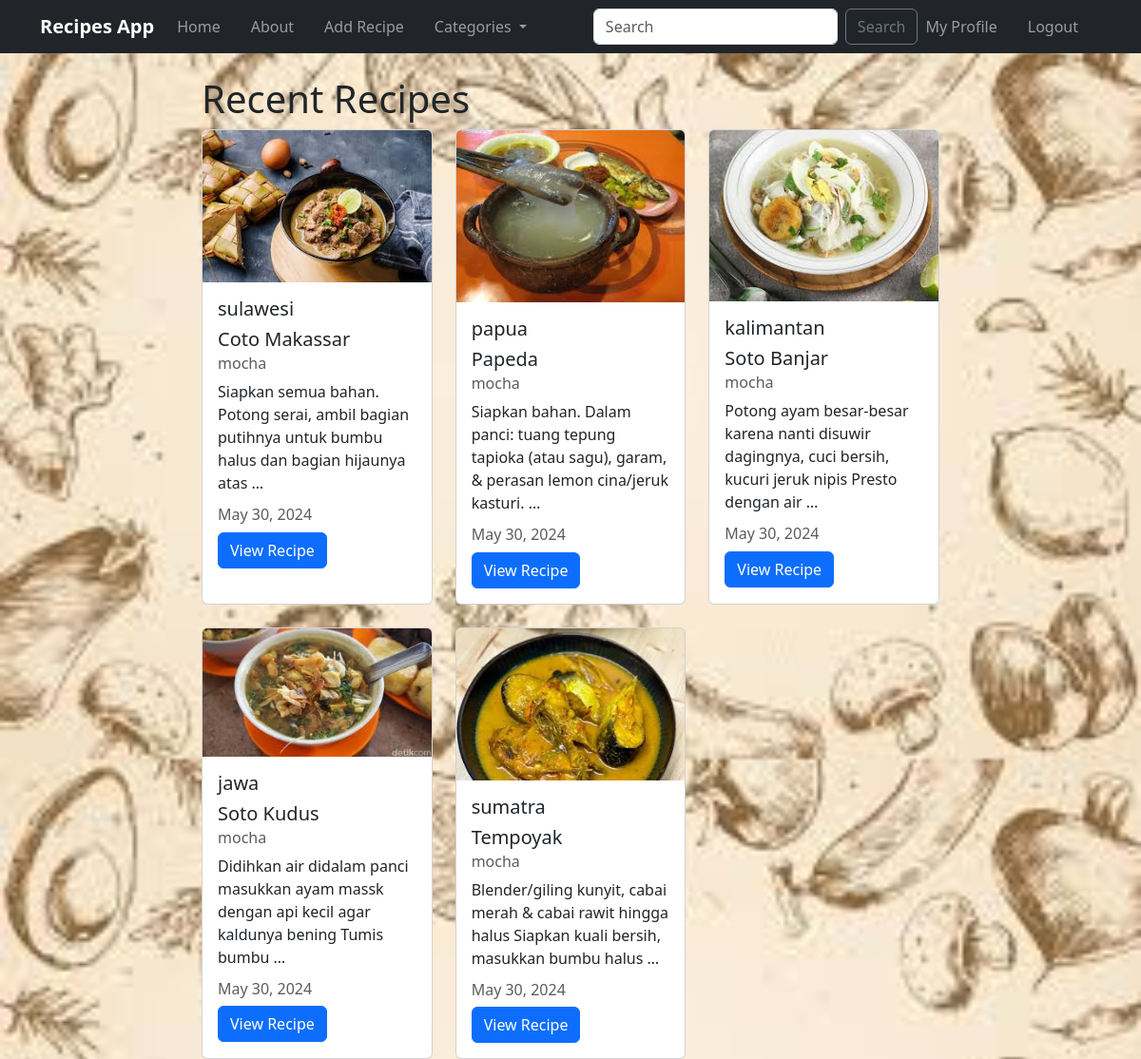
The app's page / (signed in) with its own data.
### recipes/models.py (models this page shows, shortened)
class Recipe(models.Model):
    CATEGORY_CHOICES = [
        ('jawa', 'Jawa'),
        ('kalimantan', 'Kalimantan'),
        ('papua', 'Papua'),
        ('sulawesi', 'Sulawesi'),
        ('sumatra', 'Sumatra'),
    ]
    title = models.CharField(max_length=100)
    description = models.TextField()
    author = models.ForeignKey(User, on_delete=models.CASCADE)
    category = models.CharField(max_length=255, default='uncategorized', choices=CATEGORY_CHOICES)
    created_at = models.DateTimeField(default=timezone.now)
    updated_at = models.DateTimeField(auto_now=True)
    recipe_image = models.ImageField(upload_to='images/')

### recipes/views.py (the view)
# urls.py: path('', views.RecipeListView.as_view(), name='recipes-home'),
class RecipeListView(ListView):
    model = Recipe
    template_name = 'recipes/home.html'
    context_object_name = 'recipes'
    ordering = ['-created_at']  # Ensure the list view is ordered by created_at
    def get_context_data(self, *args, **kwargs):
        cat_menu = Category.objects.all()
        context = super(RecipeListView, self).get_context_data(**kwargs)
        context['cat_menu'] = cat_menu
        return context

### recipes/templates/recipes/home.html
{% extends "recipes/base_home.html" %}
{% block content %}
    <h1>Recent Recipes</h1>
    <div class="row row-cols-1 row-cols-md-2 row-cols-lg-3 g-4">
        {% for recipe in recipes %}
            <div class="col">
                <div class="card h-100">
                    {% if recipe.recipe_image %}
                        <img src="{{ recipe.recipe_image.url }}" class="card-img-top" alt="Recipe Image">
                    {% endif %}
                    <div class="card-body">
                        <h5 class="card-title">{{ recipe.category }}</h5>
                        <h5 class="card-title">{{ recipe.title }}</h5>
                        <h6 class="card-subtitle mb-2 text-muted">{{ recipe.author }}</h6>
                        <p class="card-text">{{ recipe.description|truncatewords:15  }}</p>
                        <h6 class="card-subtitle mb-2 text-muted">{{ recipe.created_at|date:"F d, Y" }}</h6>
                        <a href="{% url 'recipes-detail' recipe.pk %}" class="btn btn-primary">View Recipe</a>
                    </div>
                </div>
            </div>
        {% endfor %}
    </div>
{% endblock content %}

### recipes/templates/recipes/styles.css (style rules this page uses)
body { font-family: 'Lato', sans-serif; line-height: 1.6; background-color: #f4f4f4; color: #333; }
h1, h2, h3, h4, h5, h6 { font-weight: bold; margin-bottom: 1rem; }

### records on screen
Recipe: recipe_image (picture), category "sulawesi", title "Coto Makassar", author "mocha", description "Siapkan semua bahan. Potong serai, ambil bagian putihnya untuk bumbu halus dan bagian hijaunya atas …", created_at "May 30, 2024"
Recipe: recipe_image (picture), category "papua", title "Papeda", author "mocha", description "Siapkan bahan. Dalam panci: tuang tepung tapioka (atau sagu), garam, & perasan lemon cina/jeruk kasturi. …", created_at "May 30, 2024"
Recipe: recipe_image (picture), category "kalimantan", title "Soto Banjar", author "mocha", description "Potong ayam besar-besar karena nanti disuwir dagingnya, cuci bersih, kucuri jeruk nipis Presto dengan air …", created_at "May 30, 2024"
Recipe: recipe_image (picture), category "jawa", title "Soto Kudus", author "mocha", description "Didihkan air didalam panci masukkan ayam massk dengan api kecil agar kaldunya bening Tumis bumbu …", created_at "May 30, 2024"
Recipe: recipe_image (picture), category "sumatra", title "Tempoyak", author "mocha", description "Blender/giling kunyit, cabai merah & cabai rawit hingga halus Siapkan kuali bersih, masukkan bumbu halus …", created_at "May 30, 2024"
